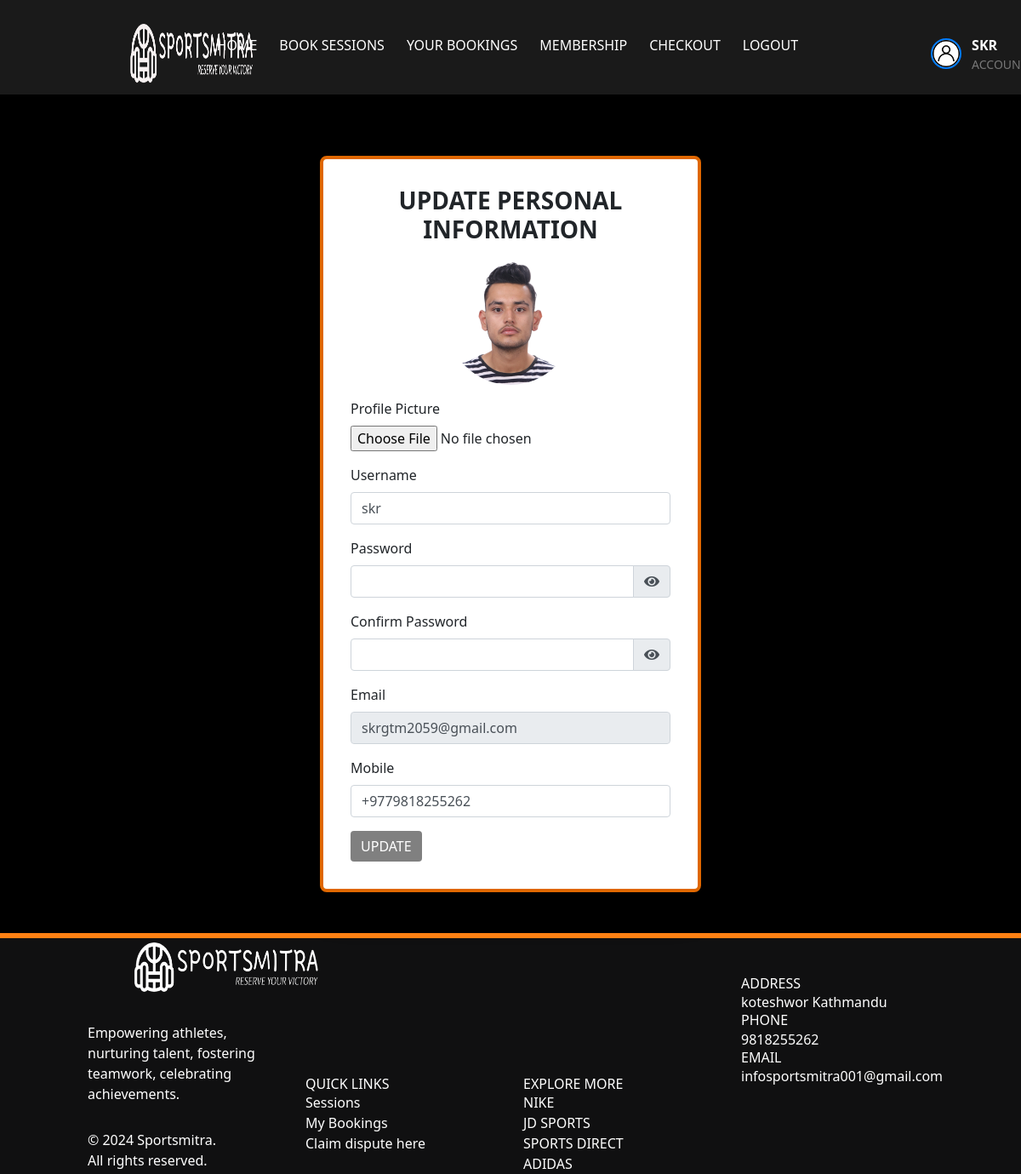
/update_user (signed in), run on an earlier commit of the app's database.
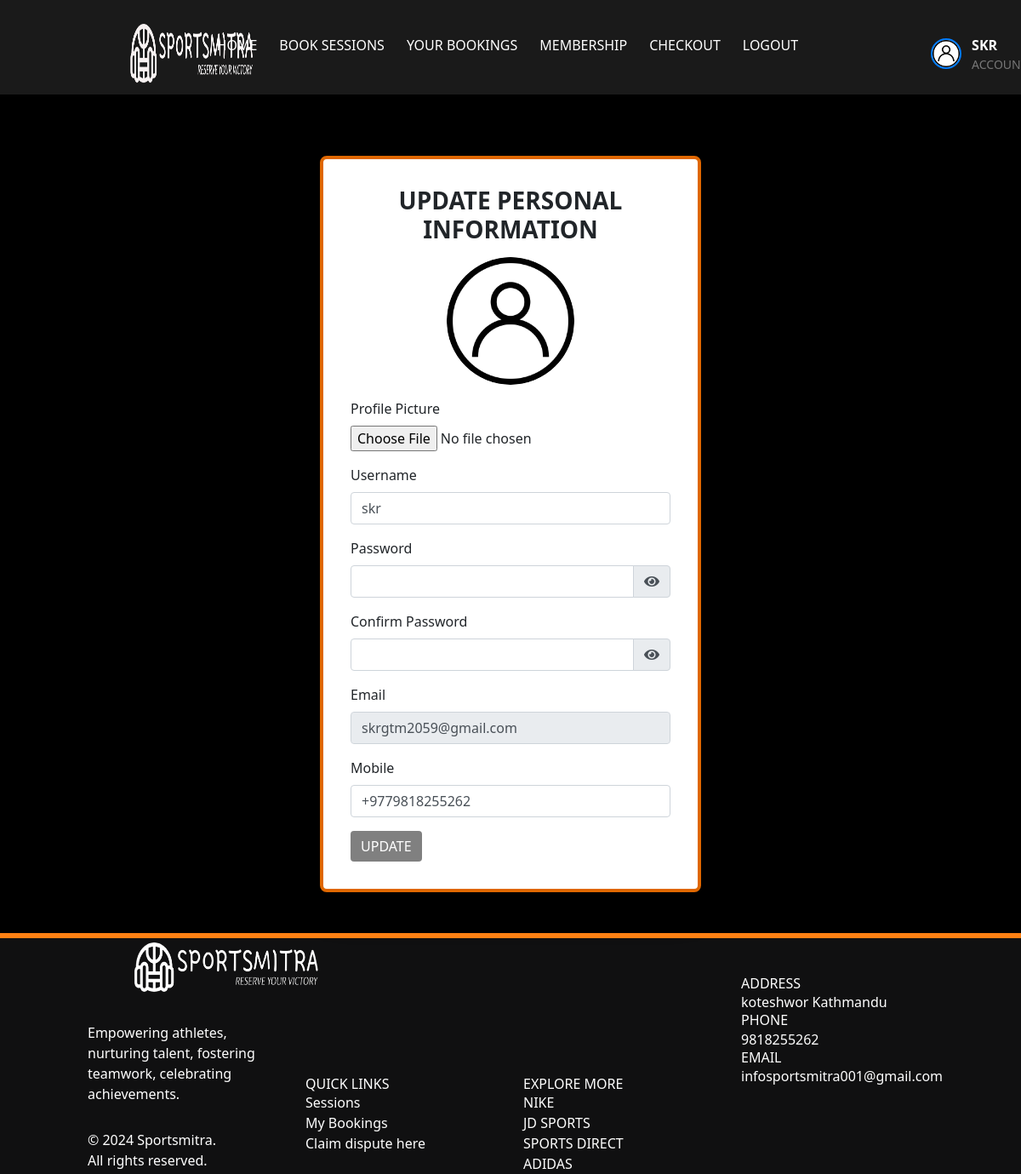
And on a later commit of the database.
### app/models.py (models this page shows, shortened)
class UserAccount(UserMixin, db.Model):
    __tablename__ = 'UserAccount'
    id = db.Column(db.Integer, primary_key=True)
    User = db.Column(db.String(500), index=True)
    Email = db.Column(db.String(500), index=True, unique=True)
    Password = db.Column(db.String(500), index=True)
    Mobile = db.Column(db.String(120), index=True)
    verification_token = db.Column(db.String(1120), unique=True)
    verified = db.Column(db.Boolean, default=False)
    start_date = db.Column(db.Date, nullable=True)
    end_date = db.Column(db.Date, nullable=True)
    Member = db.Column(db.Boolean, default=False)
    member_type = db.Column(db.String(50))
    profile_picture = db.Column(
        db.String(255), nullable=True, default='../static/images/acc.jpg')
    roles = db.relationship("Role", secondary=user_role,
                            backref=db.backref("users", lazy="dynamic"))

### app/views.py (the view)
@app.route('/update_user', methods=['GET', 'POST'])
@login_required
def update_user():
    form = UpdateUserForm()
    if form.validate_on_submit():
        current_user.User = form.User.data
        current_user.set_password(form.password.data)
        current_user.Mobile = form.mobile.data
        if 'profile_picture' in request.files:
            file = request.files['profile_picture']
            if file.filename != '':
                filename = secure_filename(file.filename)
                file_path = os.path.join(app.config['UPLOAD_FOLDER'], filename)
                file.save(file_path)
                current_user.profile_picture = os.path.join(
                    'profile', filename)
        db.session.commit()
        flash('Your personal information has been updated', 'success')
        return redirect(url_for('update_user'))
    elif request.method == 'GET':
        form.User.data = current_user.User
        form.email.data = current_user.Email
        form.mobile.data = current_user.Mobile
    form.email.render_kw = {'readonly': True}
    return render_template('update_user.html', title='Update Personal Information', form=form, User=current_user)

### app/forms.py
class UpdateUserForm(FlaskForm):
    User = StringField('Username', validators=[
                       DataRequired(), Length(min=2, max=20)])
    password = PasswordField('Password', validators=[
                             DataRequired(), Length(min=6)])
    confirm_password = PasswordField('Confirm Password', validators=[
                                     DataRequired(), EqualTo('password')])
    email = StringField('Email', validators=[DataRequired(), Email()])
    mobile = StringField('Mobile', validators=[
                         DataRequired(), Length(min=10, max=15)])
    profile_picture = FileField('Profile Picture', validators=[
                                FileAllowed(['jpg', 'png', 'jpeg'])])
    submit = SubmitField('Update')

### app/views.py (called while the page is built)
@login_manager.user_loader
def load_user(id):
    return UserAccount.query.get(int(id))

### app/templates/update_user.html (shortened to what the changed rows need)
<!DOCTYPE html>
<html lang="en">
  <head>
    <link href="../static/css/animate.css" rel="stylesheet" />
    <link
      rel="stylesheet"
      href="../static/css/bootstrap.min.css"
      type="text/css"
    />
    <link rel="stylesheet" type="text/css" href="../static/css/style.css" />
    <link
      rel="stylesheet"
      href="https://cdn.jsdelivr.net/npm/tailwindcss@latest/dist/tailwind.min.css"
    />
    <link
      rel="stylesheet"
      href="https://cdnjs.cloudflare.com/ajax/libs/font-awesome/5.15.4/css/all.min.css"
    />
  </head>
  <body>
    <nav class="navbar navbar-expand-md navbar-dark">
      <div class="container" style="padding-top: 15px">
        <div class="collapse navbar-collapse" id="collapsibleNavbar">
          <ul class="navbar-nav ml-auto">
            <li class="nav-item">
              <a
                class="nav-link"
                href="/update_user"
                style="
                  display: flex;
                  align-items: center;
                  margin-left: 130px;
                  text-decoration: none;
                  color: #333;
                "
              >
                <div>
                  <span
                    style="font-weight: bold; font-size: 16px; display: block"
                    >{{User.User}}</span
                  >
                  <span style="font-size: 14px; display: block; color: #777"
                    >Account</span
                  >
                </div>
              </a>
            </li>
          </ul>
        </div>
      </div>
    </nav>
    <br />
    <br />
    <br />
    <div class="w-full flex items-center justify-center px-4">
      <div class="max-w-md w-full">
        <div
          class="bg-white p-8 rounded-lg shadow-lg"
          style="border: 4px solid #df6700"
        >
          <b
            ><h1 class="h3 mb-3" style="text-align: center; font-weight: bold">
              UPDATE PERSONAL INFORMATION
            </h1></b
          >
          <div class="text-center mb-3">
            <div
              class="profile-picture"
              style="display: flex; justify-content: center"
            >
              {% if current_user.profile_picture %}
              <img
                id="profileImage"
                src="/static/{{ current_user.profile_picture }}"
                alt="Profile Picture"
                style="
                  border-radius: 50%;
                  object-fit: cover;
                  width: 150px;
                  height: 150px;
                "
              />
              {% endif %}
            </div>
          </div>
          <form
            id="myForm"
            action=""
            method="POST"
            enctype="multipart/form-data"
          >
            <div class="form-group" id="id_photo">
              {{ form.profile_picture.label }} {{
              form.profile_picture(class="form-control-file") }}
            </div>
            <div class="form-group">
              {{ form.User.label }} {{ form.User(class="form-control") }}
            </div>
            <br />
          </form>
        </div>
      </div>
    </div>
    <br />
    <br />
  </body>
</html>

What changed in the data, as far as the page shows it:
changed UserAccount "SKR": profile_picture: picture added
